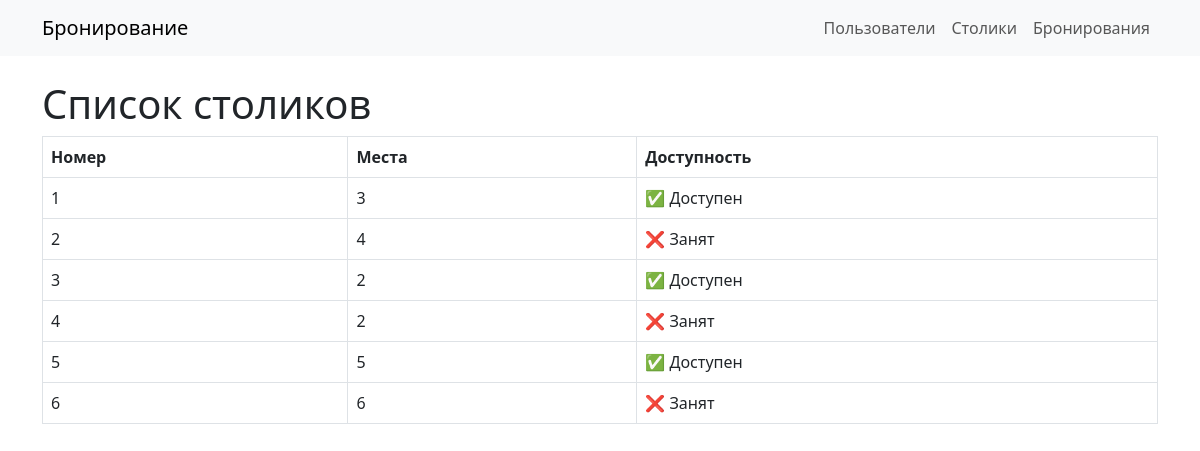
The app's page /tables/ with its own data.
### tables/models.py (models this page shows, shortened)
class Table(models.Model):
    number = models.IntegerField(unique=True)
    seats = models.IntegerField()
    is_available = models.BooleanField(default=True)

### tables/views.py (the view)
# urls.py: path('', table_list, name='table-list'),
def table_list(request):
    tables = Table.objects.all()
    return render(request, 'tables/table_list.html', {'tables': tables})

### tables/templates/tables/table_list.html (shortened to what this page needs)
{% extends "base.html" %}
{% block content %}
<h1>Список столиков</h1>
<table class="table table-bordered">
    <thead>
        <tr>
            <th>Номер</th>
            <th>Места</th>
            <th>Доступность</th>
        </tr>
    </thead>
    <tbody>
        {% for table in tables %}
        <tr>
            <td>{{ table.number }}</td>
            <td>{{ table.seats }}</td>
            <td>{% if table.is_available %}✅ Доступен{% else %}❌ Занят{% endif %}</td>
        </tr>
        {% endfor %}
    </tbody>
</table>
{% endblock %}

### templates/base.html (shortened to what this page needs)
<!DOCTYPE html>
<html lang="ru">
<head>
    <link rel="stylesheet" href="https://cdn.jsdelivr.net/npm/bootstrap@5.3.0/dist/css/bootstrap.min.css">
</head>
<body>
    <nav class="navbar navbar-expand-lg navbar-light bg-light">
        <div class="container">
            <a class="navbar-brand" href="/">Бронирование</a>
            <div class="collapse navbar-collapse">
                <ul class="navbar-nav ms-auto">
                    <li class="nav-item"><a class="nav-link" href="{% url 'user-list' %}">Пользователи</a></li>
                    <li class="nav-item"><a class="nav-link" href="{% url 'table-list' %}">Столики</a></li>
                    <li class="nav-item"><a class="nav-link" href="{% url 'reservation-list' %}">Бронирования</a></li>
                </ul>
            </div>
        </div>
    </nav>
    <div class="container mt-4">
        {% block content %}{% endblock %}
    </div>
</body>
</html>

### records on screen
Table: number "1", seats "3", is_available "✅ Доступен"
Table: number "2", seats "4", is_available "❌ Занят"
Table: number "3", seats "2", is_available "✅ Доступен"
Table: number "4", seats "2", is_available "❌ Занят"
Table: number "5", seats "5", is_available "✅ Доступен"
Table: number "6", seats "6", is_available "❌ Занят"
